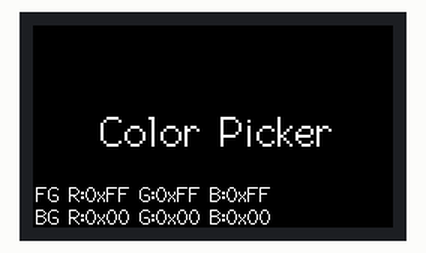
Recording of a program running on a simulated ESP32. Shown: 240×135 colour display. What the program prints to the serial monitor is not drawn.

Above: at 0.2 s.

The program:

main.cpp
```cpp
#include <Arduino.h>

#include <TFT_eSPI.h>

#ifndef TFT_DISPOFF
#define TFT_DISPOFF 0x28
#endif

#ifndef TFT_SLPIN
#define TFT_SLPIN   0x10
#endif

uint8_t command_buffer[4];
uint8_t command_len;
uint16_t bg_color = TFT_BLACK;
uint16_t fg_color = TFT_WHITE;
TFT_eSPI tft = TFT_eSPI(135, 240); // Invoke custom library

void update_screen()
{
    tft.fillScreen(bg_color);

    tft.setTextSize(2);
    tft.setCursor(45, 55, 2);
    tft.setTextColor(fg_color, bg_color);
    tft.println("Color Picker");

    // Show real color components on screen
    uint8_t r, g, b;
    r = (bg_color >> 8) & 0xF8; r |= (r >> 5);
    g = (bg_color >> 3) & 0xFC; g |= (g >> 6);
    b = (bg_color << 3) & 0xF8; b |= (b >> 5);
    tft.setTextSize(1);
    tft.setCursor(2, 120, 2);
    tft.printf("BG ");
    tft.printf("R:0x%02X ", r);
    tft.printf("G:0x%02X ", g);
    tft.printf("B:0x%02X", b);

    r = (fg_color >> 8) & 0xF8; r |= (r >> 5);
    g = (fg_color >> 3) & 0xFC; g |= (g >> 6);
    b = (fg_color << 3) & 0xF8; b |= (b >> 5);
    tft.setCursor(2, 105, 2);
    tft.printf("FG ");
    tft.printf("R:0x%02X ", r);
    tft.printf("G:0x%02X ", g);
    tft.printf("B:0x%02X", b);
}

void setup()
{
    Serial.begin(115200);
    Serial.println("Start");

    tft.init();
    tft.setRotation(1);

    if (TFT_BL > 0) { // TFT_BL has been set in the TFT_eSPI library in the User Setup file TTGO_T_Display.h
         pinMode(TFT_BL, OUTPUT); // Set backlight pin to output mode
         digitalWrite(TFT_BL, TFT_BACKLIGHT_ON); // Turn backlight on. TFT_BACKLIGHT_ON has been set in the TFT_eSPI library in the User Setup file TTGO_T_Display.h
    }
    update_screen();
}

void loop()
{
    if(Serial.available()){
        command_len = Serial.readBytesUntil('\r', command_buffer, 4);

        if(command_len == 4) {
            switch (command_buffer[0]) {
                case 0xAA:
                    bg_color = tft.color565(command_buffer[1], command_buffer[2], command_buffer[3]);
                    update_screen();
                    Serial.println("OK");
                    break;
                case 0xBB:
                    fg_color = tft.color565(command_buffer[1], command_buffer[2], command_buffer[3]);
                    update_screen();
                    Serial.println("OK");
                    break;
                default:
                    Serial.println("Unknown command");
                    break;
            }
        }
    }
}
```
